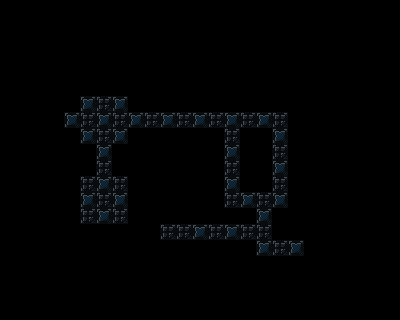

A 2D game scene composited from a Tiled map and its tileset images. What follows is a short description and the map's XML, with every tile layer's data as written:
An orthogonal 25x20 tile map with 16x16 px tiles, 1 tile layer (background) and 16 objects (4x triggerable, 3x pressure_plate, 2x pickup_bomb, 2x moveable_tile, switch, ...).

<map version="1.4" tiledversion="2020.10.30" orientation="orthogonal" renderorder="right-down" width="25" height="20" tilewidth="16" tileheight="16" infinite="0" nextlayerid="6" nextobjectid="413">
 <properties>
  <property name="display_name" value="sneaky bastard dlfjg" />
  <property name="has_video_tape" type="bool" value="false" />
  <property name="next_level" value="./data/levels/tmx/L51.tmx" />
  <property name="player_bomb_count" value="0" />
 </properties>
 <tileset firstgid="1" name="newtiledsheet" tilewidth="16" tileheight="16" tilecount="180" columns="9">
  <image source="../../newtiledsheet.png" width="144" height="320" />
 </tileset>
 <layer id="1" name="background" width="25" height="20">
  <data encoding="csv">
27,27,27,27,27,27,27,27,27,27,27,22,27,27,27,27,27,27,27,27,27,27,27,27,27,
27,27,27,27,27,27,27,27,27,27,27,27,27,27,27,27,27,27,27,27,27,27,27,27,27,
27,27,27,27,27,27,27,27,27,27,27,27,27,27,27,27,27,27,27,27,27,27,27,27,27,
27,27,27,27,27,27,27,27,27,27,27,27,27,27,27,27,27,27,27,27,27,27,27,27,27,
27,27,27,27,27,27,27,27,27,27,27,27,27,27,27,27,27,27,27,27,27,27,27,27,27,
27,27,27,27,27,27,27,27,27,27,27,27,27,27,27,27,27,27,27,27,27,27,27,27,27,
27,27,27,27,27,20,19,20,27,27,27,27,27,27,27,27,27,27,27,27,27,27,27,27,27,
27,27,27,27,20,19,20,19,20,19,20,19,20,19,20,19,20,19,27,27,27,27,27,27,27,
27,27,27,27,27,20,19,20,27,27,27,27,27,27,19,27,27,20,27,27,27,27,27,27,27,
27,27,27,27,27,27,20,27,27,27,27,27,27,27,20,27,27,19,27,27,27,27,27,27,27,
27,27,27,27,27,27,19,27,27,27,27,27,27,27,19,27,27,20,27,27,27,27,27,27,27,
27,27,27,27,27,19,20,19,27,27,27,27,27,27,20,27,27,19,27,27,27,27,27,27,27,
27,27,27,27,27,20,19,20,27,27,27,27,27,27,19,20,19,20,27,27,27,27,27,27,27,
27,27,27,27,27,19,20,19,27,27,27,27,27,27,27,27,20,27,27,27,27,27,27,27,27,
27,27,27,27,27,27,27,27,27,27,19,19,20,19,20,19,19,27,27,27,27,27,27,27,27,
27,27,27,27,27,27,27,27,27,27,27,27,27,27,27,27,20,19,20,27,27,27,27,27,27,
27,27,27,27,27,27,27,27,27,27,27,27,27,27,27,27,27,27,27,27,27,27,27,27,27,
27,27,27,27,27,27,27,27,27,27,27,27,27,27,27,27,27,27,27,27,27,27,27,27,27,
27,27,27,27,27,27,27,27,27,27,27,27,27,27,27,27,27,27,27,27,27,27,27,27,27,
27,27,27,27,27,27,27,27,27,27,27,27,27,27,27,27,27,27,27,27,27,27,27,27,27
</data>
 </layer>
 <objectgroup id="4" name="objects">
  <object id="394" type="switch" gid="34" x="64" y="128" width="16" height="16">
   <properties>
    <property name="triggers" type="int" value="1" />
   </properties>
  </object>
  <object id="395" type="pickup_bomb" gid="43" x="160" y="128" width="16" height="16" />
  <object id="396" type="triggerable" gid="17" x="192" y="128" width="16" height="16">
   <properties>
    <property name="triggered_id" type="int" value="1" />
   </properties>
  </object>
  <object id="397" type="pressure_plate" gid="54" x="240" y="128" width="16" height="16">
   <properties>
    <property name="triggers" type="int" value="3" />
   </properties>
  </object>
  <object id="399" type="pressure_plate" gid="54" x="96" y="128" width="16" height="16">
   <properties>
    <property name="triggers" type="int" value="2" />
   </properties>
  </object>
  <object id="400" type="pickup_bomb" gid="43" x="224" y="176" width="16" height="16" />
  <object id="403" type="pressure_plate" gid="54" x="160" y="240" width="16" height="16">
   <properties>
    <property name="triggers" type="int" value="4" />
   </properties>
  </object>
  <object id="404" type="destructible" gid="21" x="208" y="240" width="16" height="16" />
  <object id="405" type="actor" gid="46" x="96" y="208" width="16" height="16" />
  <object id="406" type="triggerable" gid="17" x="272" y="256" width="16" height="16">
   <properties>
    <property name="triggered_id" type="int" value="2" />
   </properties>
  </object>
  <object id="407" type="triggerable" gid="7" x="272" y="176" width="16" height="16">
   <properties>
    <property name="triggered_id" type="int" value="4" />
   </properties>
  </object>
  <object id="408" type="triggerable" gid="7" x="240" y="240" width="16" height="16">
   <properties>
    <property name="triggered_id" type="int" value="3" />
   </properties>
  </object>
  <object id="409" type="finish_tile" gid="32" x="304" y="256" width="16" height="16" />
  <object id="410" type="video_tape" gid="66" x="192" y="240" width="16" height="16" />
  <object id="411" type="moveable_tile" gid="45" x="96" y="160" width="16" height="16" />
  <object id="412" type="moveable_tile" gid="45" x="176" y="240" width="16" height="16" />
 </objectgroup>
</map>
